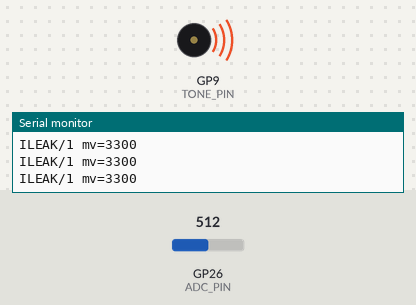
A sketch run on a simulated Raspberry Pi Pico. Shown: buzzer (waves = sounding), the last lines printed to the serial monitor. The inputs (shaded band) are chosen by the test bench; at power-on: GP26 (ADC_PIN) = 512 (analog values on the 0–1023 scale).

Above: at 1.2 s.
1.3 s: GP26 (ADC_PIN) set to 9
At 2.1 s:
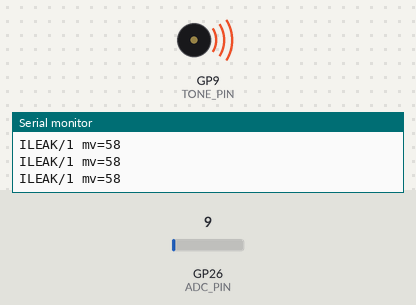
2.8 s: GP26 (ADC_PIN) set to 6
At 3.4 s:
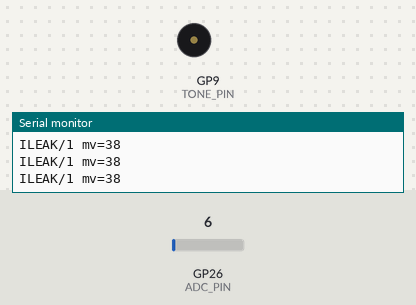
4.3 s: GP26 (ADC_PIN) set to 42
At 5.3 s:
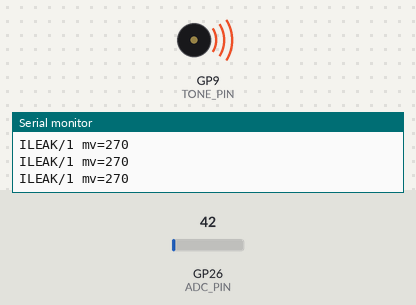
5.8 s: GP26 (ADC_PIN) set to 0
At 7.1 s:
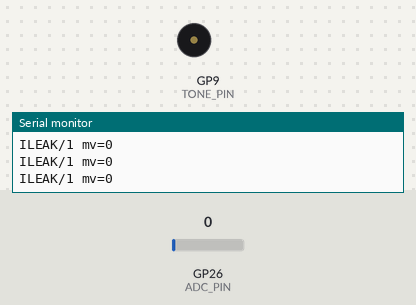
Timing chart, 0 to 8.3 s (numbered marks = the images above; inputs shaded):
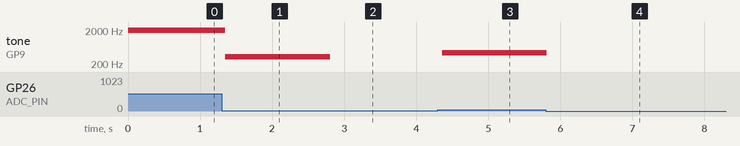

The sketch:

ileak-probe.ino
```cpp
// iLeak Probe — reference firmware for any USB-C dev board with native USB
// (RP2040 / ESP32-S3 / ESP32-C3 / SAMD21). Two wires go into the "flood"
// (a cup of salt water + a 9 V battery for demos — NEVER real flood water).
//
// Outputs, so every kind of host can read it:
//   1. USB CDC serial  → Web Serial adapter (Chrome/Edge desktop, Android)
//        "ILEAK/1 mv=1234\n" at 115200 baud, 10 Hz
//   2. Audio tone on TONE_PIN → 3.5mm / USB-C audio input (works on iOS)
//        freq = 300 Hz + mv / 2   (the web side reads freq/10 as chips)
//
// Wiring: probe A → 100k → ADC_PIN → 100k → GND (divider), probe B → GND.
//         TONE_PIN → 10k → 100nF → TRRS mic ring (sleeve = GND).

const int ADC_PIN = A0;
const int TONE_PIN = 9;
const float VREF_MV = 3300.0;
const float DIVIDER = 2.0;

void setup() {
  Serial.begin(115200);
  analogReadResolution(12);
  pinMode(TONE_PIN, OUTPUT);
}

void loop() {
  long sum = 0;
  for (int i = 0; i < 32; i++) sum += analogRead(ADC_PIN);
  float mv = (sum / 32.0) / 4095.0 * VREF_MV * DIVIDER;

  Serial.print("ILEAK/1 mv=");
  Serial.println((int)mv);

  if (mv > 50) tone(TONE_PIN, 300 + (int)(mv / 2));
  else noTone(TONE_PIN);

  delay(100);
}
```

Measured:
- the behaviour switches between 8 and 7 on GP26 (ADC_PIN) (found by bisection; images 1 and 2)
- after the input at 1.3 s, tone on GP9 (TONE_PIN): 1950 Hz → 329 Hz after 0.05 s
- after the input at 2.8 s, tone on GP9 (TONE_PIN): 329 Hz → silent at once
- after the input at 4.3 s, tone on GP9 (TONE_PIN): silent → 435 Hz after 0.06 s
- after the input at 5.8 s, tone on GP9 (TONE_PIN): 435 Hz → silent at once
